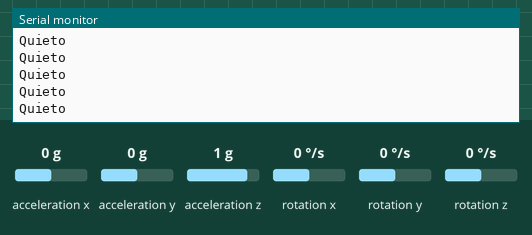
This sketch was run on a simulated Arduino Uno, built with avr-gcc and run on an emulated ATmega328P. Shown: the last lines printed to the serial monitor. The test bench sets the inputs (shaded band); at power-on: acceleration x 0 g, acceleration y 0 g, acceleration z 1 g, rotation x 0 °/s, rotation y 0 °/s, rotation z 0 °/s.

Above: at 1.2 s.
1.3 s: acceleration x set to -0.2 g
At 1.47 s:
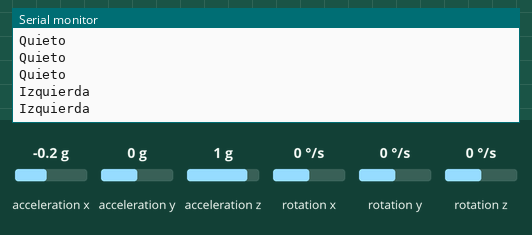
3.2 s: acceleration y set to -1.4 g
At 3.24 s:
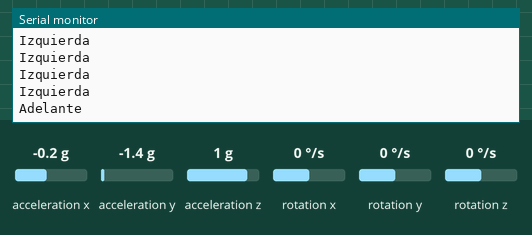
5.1 s: acceleration y set to 1.4 g
At 5.12 s:
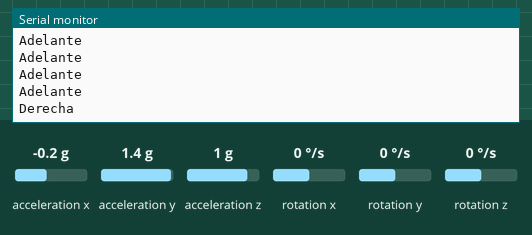

Measured:
- the behaviour switches between 0 and -0.1 g on acceleration x (found by bisection; images 0 and 1)
- after the input at 1.3 s, the serial monitor: prints a new line after 0.06 s (image 1)
- after the input at 3.2 s, the serial monitor: prints a new line at once (image 2)
- after the input at 5.1 s, the serial monitor: prints a new line at once (image 3)

The sketch:

reconocimiento_gestos_redNeuronal_ayudita.ino
```cpp
#include <Wire.h>
#include <MPU6050.h>
//agrgamos librería de nuestro sensor MPU6050 para facilitar las funciones
MPU6050 mpu;

int pitch = 0; //valor inical de pitch
int roll = 0; //valor inicial de roll
unsigned long past_time = 0;

////// Variables Red Neuronal //////
const int node = 2;
const int input = 2;
const int outputs = 2;

float P[input][1]; //Define el arreglo P que el arduino tiene de OCTAVE (red neuronal)

//Los siguientes encontrados por el TRAIN de redes neuronales en octave después d etomar 500 muestras
float W1[node][input] = {{-3.2748, 2.5797}, //Peso W1 obtenido
                        {2.2112, 3.2672}};
float b1[node][1] = {{0.5801},  //Bia b1 obtenida
                    {-0.23792}};
float a1[node][1];

float W2[outputs][node] = {{1.309, -4.2272}, //Peso W2 obtenido
                          {4.2201, 1.2829}};
float b2[outputs][1] = {{-0.12685}, //Bía b2 obtenida
                       {0.084799}};
float a2[outputs][1];
float aux = 0.0;

int maxValue = 1023;
int minValue = 0;

void setup() {
  Serial.begin(9600); //Inicia la comunicación
  Wire.begin();

  // Inicializa el MPU6050
  mpu.initialize();

  // Verifica conexión del sensor
  Serial.println(mpu.testConnection() ? "MPU6050 connection successful" : "MPU6050 connection failed");

  // Configurar rango del giroscopio segun la librería que utilizamos
    mpu.setFullScaleGyroRange(MPU6050_GYRO_FS_2000);
}

void loop() {
  // Leer datos del acelerómetro
  int16_t ax, ay, az; //Dividirlas por ejes X, Y, Z
  mpu.getAcceleration(&ax, &ay, &az);

  // Calcular pitch y roll (en radianes)
  pitch = -(atan2(ax, sqrt(ay*ay + az*az)) * 180.0/PI);
  roll = (atan2(ay, az) * 180.0/PI);

  // Mapear valores para obtenerlos en el rango que buscamos graficarlos
  pitch = map(pitch, -180, 180, 0, 1023);
  roll = map(roll, -180, 180, 0, 1023);

 //Normalizar los valores para obtener una mejor respuesta
  P[0][0] = dataNormalized((float)pitch, minValue, maxValue);
  P[1][0] = dataNormalized((float)roll, minValue, maxValue);

  ////// Primera Capa //////
  for(int i = 0; i < node; i++) {
    aux = 0.0;
    for(int j = 0; j < input; j++) {
      aux += W1[i][j] * P[j][0];
    }
    a1[i][0] = tansig(aux + b1[i][0]);  // Corregido: b1[i][0] en lugar de b1[1][0]
  }

  ////// Segunda Capa //////
  for(int i = 0; i < outputs; i++) {
    aux = 0.0;
    for(int j = 0; j < node; j++) {
      aux += W2[i][j] * a1[j][0];
    }
    a2[i][0] = tansig(aux + b2[i][0]);
  }

  // Determinar dirección
  //Cambiamos la etiqueta de dirección según nuestro entrenamiento del sensor MPU6050
  if (a2[0][0] <= 0 && a2[1][0] <= 0) {
    Serial.println("Izquierda");
  }
  else if(a2[0][0] <= 0 && a2[1][0] > 0) {
    Serial.println("Derecha");
  }
  else if(a2[0][0] > 0 && a2[1][0] <= 0) {
    Serial.println("Adelante");
  }
  else {
    Serial.println("Quieto");
  }

  delay(100); //Espera de 100ms
}

float tansig(float n) {
  float a = exp(n);
  float b = exp(-n);
  return (a-b)/(a+b);
}
//Datos normalizados
float dataNormalized(int inputData, int minData, int maxData) {
  return 2.0 * (inputData - minData) / (maxData - minData) - 1.0;
}
```
